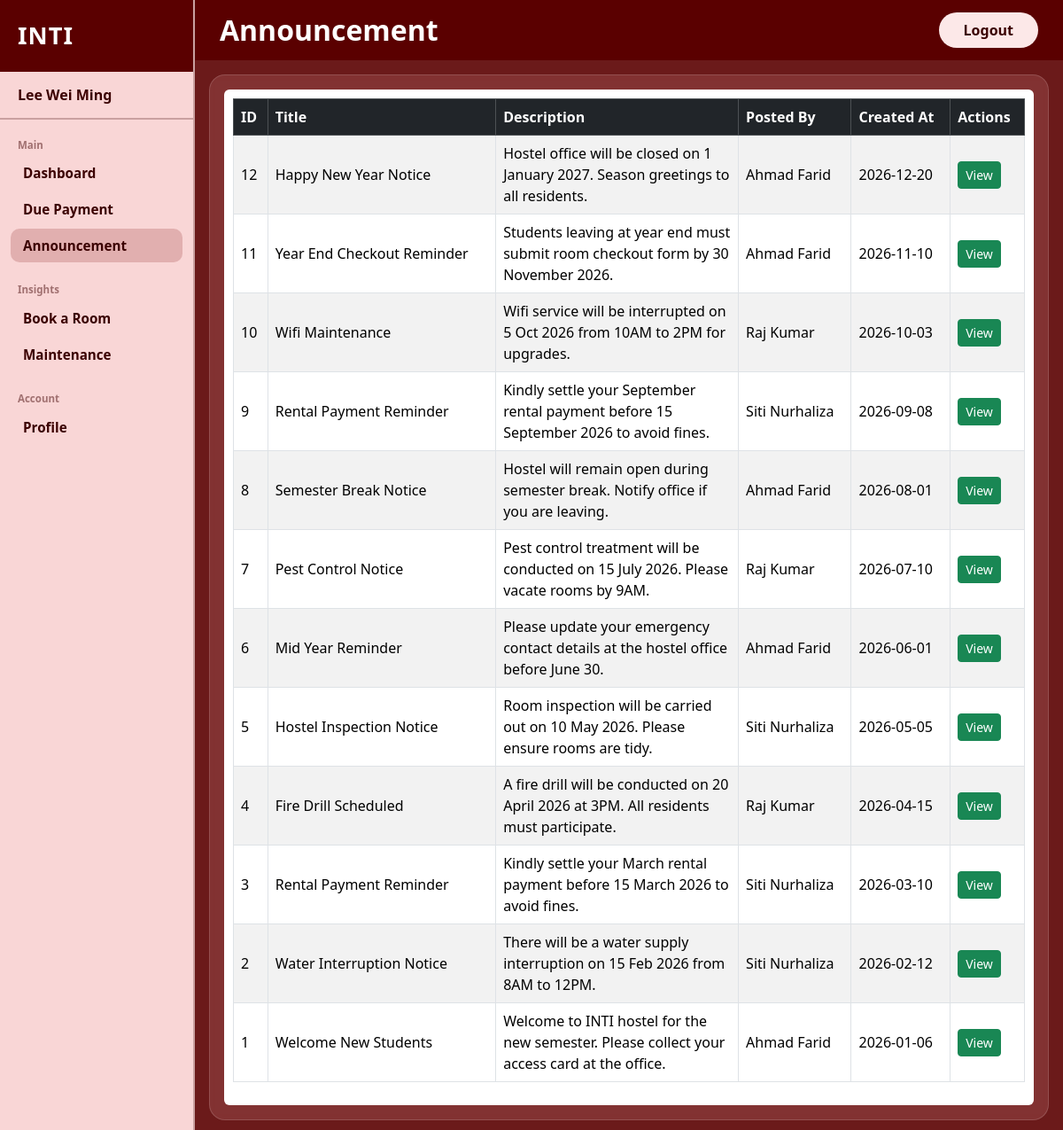
The page /student_announcement (signed in) on the database its author committed.
### tables this page shows
CREATE TABLE Announcement (
            announcement_id INTEGER PRIMARY KEY AUTOINCREMENT NOT NULL,
            title           TEXT NOT NULL,
            description     TEXT NOT NULL,
            created_at      TEXT DEFAULT CURRENT_TIMESTAMP,
            audience        TEXT NOT NULL DEFAULT 'all' CHECK(audience IN ('all', 'one')),
            staff_id        INTEGER NOT NULL,
            FOREIGN KEY (staff_id) REFERENCES Staff(staff_id)
        );

CREATE TABLE Staff (
            staff_id          INTEGER PRIMARY KEY AUTOINCREMENT NOT NULL,
            fullname          TEXT NOT NULL,
            email             TEXT UNIQUE NOT NULL,
            password          TEXT NOT NULL,
            role              TEXT NOT NULL CHECK(role IN ('admin', 'warden')),
            phone             TEXT NOT NULL,
            reset_token       TEXT DEFAULT NULL,
            reset_token_used  INTEGER DEFAULT 0
        );

### app.py (the view)
@app.route("/student_announcement")
def student_announcement():
    if session.get('user_id') is None or session.get('role') != 'student':
        return redirect('/user_login')
    conn = get_db()
    student_id = session.get('user_id')
    conn.execute("""
        UPDATE Student SET last_read_announcement_at = CURRENT_TIMESTAMP
        WHERE student_id = ?
    """, (student_id,))
    conn.execute("""
        UPDATE Announcement_Recipient SET is_read = 1
        WHERE student_id = ?
    """, (student_id,))
    conn.commit()
    table_data = conn.execute("""
        SELECT a.announcement_id,a.title,a.description, st.fullname AS posted_by, a.created_at
        FROM Announcement a
        JOIN Staff st ON st.staff_id = a.staff_id
        WHERE a.audience = 'all'
           OR a.announcement_id IN (
               SELECT announcement_id FROM Announcement_Recipient WHERE student_id = ?
           )
        ORDER BY a.created_at DESC
    """, (student_id,)).fetchall()
    return render_template('Student Announcement.html', table_data=table_data)

### app.py (called while the page is built, shortened)
def get_db():
    if 'db' not in g:
        g.db = get_connection()
    return g.db

@app.context_processor          # run this before every template render
def inject_unread_status():
    user_id = session.get('user_id')
    role = session.get('role')
    has_unread = False                       # assume no unread by default
    if user_id and role == 'student':       # only check if someone is logged in and student
        conn = get_db()
        student = conn.execute(
            "SELECT last_read_announcement_at FROM Student WHERE student_id = ?",
            (user_id,)
        ).fetchone()
        if student['last_read_announcement_at'] is None:
            has_unread = True
    return dict(has_unread=has_unread)

### database.py (called while the page is built)
def get_connection():
    conn = sqlite3.connect(DB_NAME)
    conn.row_factory = sqlite3.Row
    conn.execute("PRAGMA foreign_keys = ON")
    return conn

### templates/Student Announcement.html (shortened to what this page needs)
<!DOCTYPE html>
<html lang="en">
<head>
    <link href="https://cdn.jsdelivr.net/npm/bootstrap@5.3.3/dist/css/bootstrap.min.css" rel="stylesheet"/>
    <link href="{{ url_for('static', filename='style.css') }}" rel="stylesheet"/>
</head>
<body>
<div class="d-flex vh-100">
    <aside class="sidebar d-flex flex-column">
        <div class="sidebar-brand">
            <span class="brand-chms">INTI</span>
        </div>
        <div class="sidebar-username">
            <span>{{session["fullname"]}}</span>
        </div>
        <nav class="sidebar-nav flex-grow-1">
            <div class="nav-section-label">Main</div>
            <a href="/student_dashboard" class="nav-item ">Dashboard</a>
            <a href="/student_due_payment" class="nav-item">Due Payment</a>
            <a href="/student_announcement" class="nav-item active">Announcement</a>
            <div class="nav-section-label mt-3">Insights</div>
            <a href="/student_book_room" class="nav-item">Book a Room</a>
            <a href="/student_maintenance" class="nav-item">Maintenance</a>
            <div class="nav-section-label mt-3">Account</div>
            <a href="/student_profile" class="nav-item">Profile</a>
        </nav>
    </aside>
    <div class="main-wrapper d-flex flex-column flex-grow-1">
        <header class="topbar d-flex align-items-center justify-content-between">
            <h1 class="page-title">Announcement</h1>
            <a href="/user_logout" class="btn btn-logout">Logout</a>
        </header>
        <main class="content-area flex-grow-1 p-3">
            <div class="content-card h-100 d-flex flex-column p-3">
                <div class ="flex-grow-1 bg-white rounded">
                    <div style="padding: 10px;">
                        <table class="table table-bordered table-striped">
                            <thead class="table-dark">
                            <tr>
                                <th>ID</th>
                                <th>Title</th>
                                <th>Description</th>
                                <th>Posted By</th>
                                <th>Created At</th>
                                <th>Actions</th>
                            </tr>
                            </thead>
                            <tbody>
                            {% for row in table_data %}
                            <tr>
                                <td>{{ row['announcement_id'] }}</td>
                                <td>{{ row['title'] }}</td>
                                <td>{{ row['description'] }}</td>
                                <td>{{ row['posted_by'] }}</td>
                                <td>{{ row['created_at'] }}</td>
                                <td>
                                    <a href="/student_announcement_view?announcement_id={{ row['announcement_id'] }}" class="btn btn-sm btn-success">View</a>
                                </td>
                            </tr>
                            {% else %}
                            <tr>
                                <td colspan="6" class="text-center">No announcements found</td>
                            </tr>
                            {% endfor %}
                            </tbody>
                        </table>
                    </div>
                </div>
            </div>
        </main>
    </div>
</div>
</body>
</html>

### static/style.css (style rules this page uses)
:root { --sidebar-bg: #f9d6d6; --sidebar-width: 220px; --topbar-bg: #5a0000; --main-bg: #6b1a1a; --brand-color: #3b0000; --nav-label-color: #a07070; --nav-item-color: #3b0000; --nav-active-bg: rgba(180, 100, 100, 0.35); --content-card-bg: rgba(160, 80, 80, 0.45); --logout-bg: #fce8e8; --logout-color: #3b0000; }
body { font-family: 'Segoe UI', sans-serif; background: var(--main-bg); min-height: 100vh; display: flex; flex-direction: column; }
.sidebar { width: var(--sidebar-width); min-width: var(--sidebar-width); background: var(--sidebar-bg); border-right: 2px solid #c9a0a0; }
.sidebar-brand { background: var(--topbar-bg); padding: 20px 20px; }
.brand-chms { font-size: 1.7rem; font-weight: 900; color: #fff; letter-spacing: 1px; }
.sidebar-username { padding: 14px 20px; font-weight: 700; font-size: 1rem; color: var(--nav-item-color); border-bottom: 2px solid #c9a0a0; }
.sidebar-nav { padding: 16px 12px; display: flex; flex-direction: column; gap: 2px; }
.nav-section-label { font-size: 0.72rem; font-weight: 600; color: var(--nav-label-color); text-transform: none; padding: 4px 8px 2px; }
.nav-item { position: relative; display: block; padding: 8px 14px; font-weight: 700; font-size: 0.95rem; color: var(--nav-item-color); text-decoration: none; border-radius: 10px; transition: background 0.15s; }
.nav-item.active { background: var(--nav-active-bg); color: var(--nav-item-color); }
.main-wrapper { background: var(--main-bg); }
.topbar { background: var(--topbar-bg); padding: 14px 28px; }
.page-title { color: #fff; font-size: 2rem; font-weight: 900; margin: 0; }
.btn-logout { background: var(--logout-bg); color: var(--logout-color); font-weight: 700; font-size: 1rem; border: none; border-radius: 50px; padding: 8px 28px; }
.content-area { padding: 16px !important; min-height: 0; overflow: hidden; }
.content-card { background: var(--content-card-bg); border-radius: 18px; border: 1px solid rgba(255, 255, 255, 0.15); backdrop-filter: blur(4px); min-height: 100%; overflow-y: auto; overflow-x: auto; }
.table { table-layout: auto; }
.table th, .table td { white-space: normal; word-wrap: break-word; word-break: break-word; max-width: 250px; vertical-align: middle; }
.table td:last-child { max-width: none; white-space: nowrap; }

### rows shown on the page
Announcement: announcement_id "12", title "Happy New Year Notice", description "Hostel office will be closed on 1 January 2027. Season greetings to all residents.", posted_by "Ahmad Farid", created_at "2026-12-20"
Announcement: announcement_id "11", title "Year End Checkout Reminder", description "Students leaving at year end must submit room checkout form by 30 November 2026.", posted_by "Ahmad Farid", created_at "2026-11-10"
Announcement: announcement_id "10", title "Wifi Maintenance", description "Wifi service will be interrupted on 5 Oct 2026 from 10AM to 2PM for upgrades.", posted_by "Raj Kumar", created_at "2026-10-03"
Announcement: announcement_id "9", title "Rental Payment Reminder", description "Kindly settle your September rental payment before 15 September 2026 to avoid fines.", posted_by "Siti Nurhaliza", created_at "2026-09-08"
Announcement: announcement_id "8", title "Semester Break Notice", description "Hostel will remain open during semester break. Notify office if you are leaving.", posted_by "Ahmad Farid", created_at "2026-08-01"
Announcement: announcement_id "7", title "Pest Control Notice", description "Pest control treatment will be conducted on 15 July 2026. Please vacate rooms by 9AM.", posted_by "Raj Kumar", created_at "2026-07-10"
Announcement: announcement_id "6", title "Mid Year Reminder", description "Please update your emergency contact details at the hostel office before June 30.", posted_by "Ahmad Farid", created_at "2026-06-01"
Announcement: announcement_id "5", title "Hostel Inspection Notice", description "Room inspection will be carried out on 10 May 2026. Please ensure rooms are tidy.", posted_by "Siti Nurhaliza", created_at "2026-05-05"
Announcement: announcement_id "4", title "Fire Drill Scheduled", description "A fire drill will be conducted on 20 April 2026 at 3PM. All residents must participate.", posted_by "Raj Kumar", created_at "2026-04-15"
Announcement: announcement_id "3", title "Rental Payment Reminder", description "Kindly settle your March rental payment before 15 March 2026 to avoid fines.", posted_by "Siti Nurhaliza", created_at "2026-03-10"
Announcement: announcement_id "2", title "Water Interruption Notice", description "There will be a water supply interruption on 15 Feb 2026 from 8AM to 12PM.", posted_by "Siti Nurhaliza", created_at "2026-02-12"
Announcement: announcement_id "1", title "Welcome New Students", description "Welcome to INTI hostel for the new semester. Please collect your access card at the office.", posted_by "Ahmad Farid", created_at "2026-01-06"

### other values the page prints
{{ session["fullname"] }} "Lee Wei Ming"
